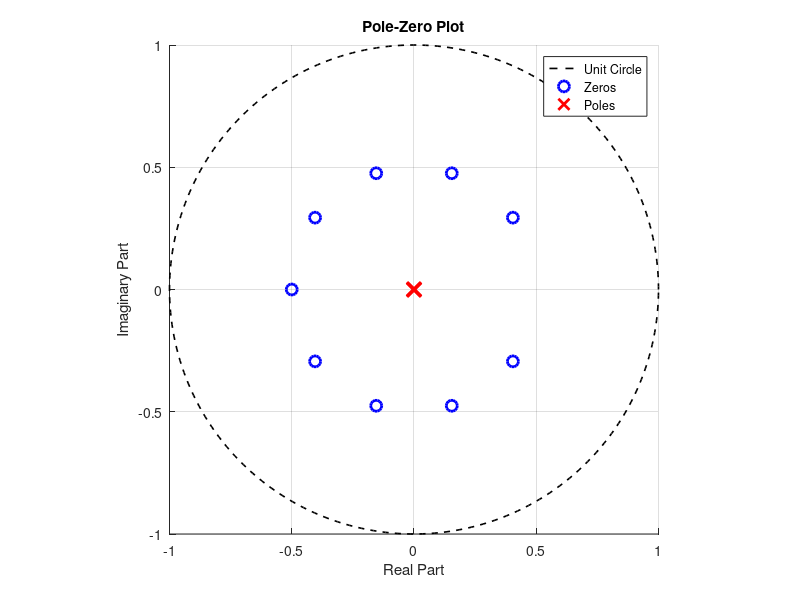

Recreate this plot in MATLAB.
clc;
clear;
close all;

% If you have the signal package, load it
% pkg load signal

% Coefficients of X(z) = sum_{n=0}^{9} (1/2)^n z^{-n}
b = (1/2).^(0:9);

% Zeros
z = roots(b);

% Poles: 9 poles at origin
p = zeros(9,1);

disp('Zeros:');
disp(z);

disp('Poles:');
disp(p);

% Create figure
figure(1);
clf;
hold on;
grid on;
axis equal;

% Unit circle
th = linspace(0, 2*pi, 500);
plot(cos(th), sin(th), 'k--', 'linewidth', 1.2);

% Plot zeros
plot(real(z), imag(z), 'bo', 'markersize', 8, 'linewidth', 2);

% Plot poles
plot(real(p), imag(p), 'rx', 'markersize', 10, 'linewidth', 2);

xlabel('Real Part');
ylabel('Imaginary Part');
title('Pole-Zero Plot');

legend('Unit Circle', 'Zeros', 'Poles');
xlim([-1 1]);
ylim([-1 1]);

hold off;
drawnow;
